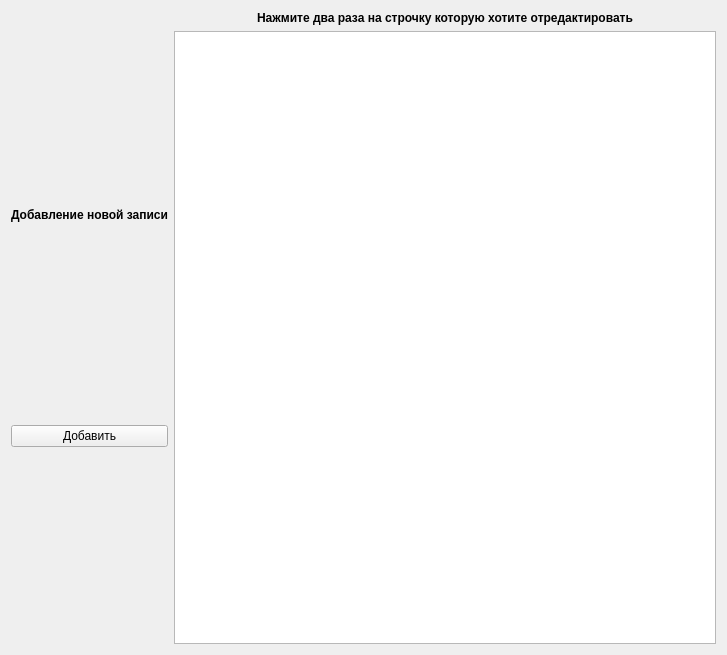
<?xml version="1.0" encoding="UTF-8"?>
<ui version="4.0">
 <class>Form</class>
 <widget class="QWidget" name="Form">
  <property name="geometry">
   <rect>
    <x>0</x>
    <y>0</y>
    <width>727</width>
    <height>655</height>
   </rect>
  </property>
  <property name="windowTitle">
   <string>Form</string>
  </property>
  <layout class="QGridLayout" name="gridLayout">
   <item row="0" column="0">
    <layout class="QHBoxLayout" name="horizontalLayout">
     <item>
      <layout class="QVBoxLayout" name="verticalLayout_2">
       <item>
        <spacer name="verticalSpacer_3">
         <property name="orientation">
          <enum>Qt::Vertical</enum>
         </property>
         <property name="sizeHint" stdset="0">
          <size>
           <width>20</width>
           <height>40</height>
          </size>
         </property>
        </spacer>
       </item>
       <item>
        <widget class="QLabel" name="label">
         <property name="font">
          <font>
           <weight>75</weight>
           <italic>false</italic>
           <bold>true</bold>
           <underline>false</underline>
          </font>
         </property>
         <property name="layoutDirection">
          <enum>Qt::RightToLeft</enum>
         </property>
         <property name="text">
          <string>Добавление новой записи</string>
         </property>
         <property name="alignment">
          <set>Qt::AlignCenter</set>
         </property>
        </widget>
       </item>
       <item>
        <spacer name="verticalSpacer_2">
         <property name="orientation">
          <enum>Qt::Vertical</enum>
         </property>
         <property name="sizeType">
          <enum>QSizePolicy::Expanding</enum>
         </property>
         <property name="sizeHint" stdset="0">
          <size>
           <width>20</width>
           <height>40</height>
          </size>
         </property>
        </spacer>
       </item>
       <item>
        <widget class="QPushButton" name="pushButton">
         <property name="text">
          <string>Добавить</string>
         </property>
        </widget>
       </item>
       <item>
        <spacer name="verticalSpacer">
         <property name="orientation">
          <enum>Qt::Vertical</enum>
         </property>
         <property name="sizeHint" stdset="0">
          <size>
           <width>20</width>
           <height>40</height>
          </size>
         </property>
        </spacer>
       </item>
      </layout>
     </item>
     <item>
      <layout class="QVBoxLayout" name="verticalLayout">
       <item>
        <widget class="QLabel" name="label_2">
         <property name="font">
          <font>
           <weight>75</weight>
           <bold>true</bold>
          </font>
         </property>
         <property name="text">
          <string>Нажмите два раза на строчку которую хотите отредактировать</string>
         </property>
         <property name="alignment">
          <set>Qt::AlignCenter</set>
         </property>
        </widget>
       </item>
       <item>
        <widget class="QTableWidget" name="table"/>
       </item>
      </layout>
     </item>
    </layout>
   </item>
  </layout>
 </widget>
 <resources/>
 <connections/>
</ui>
